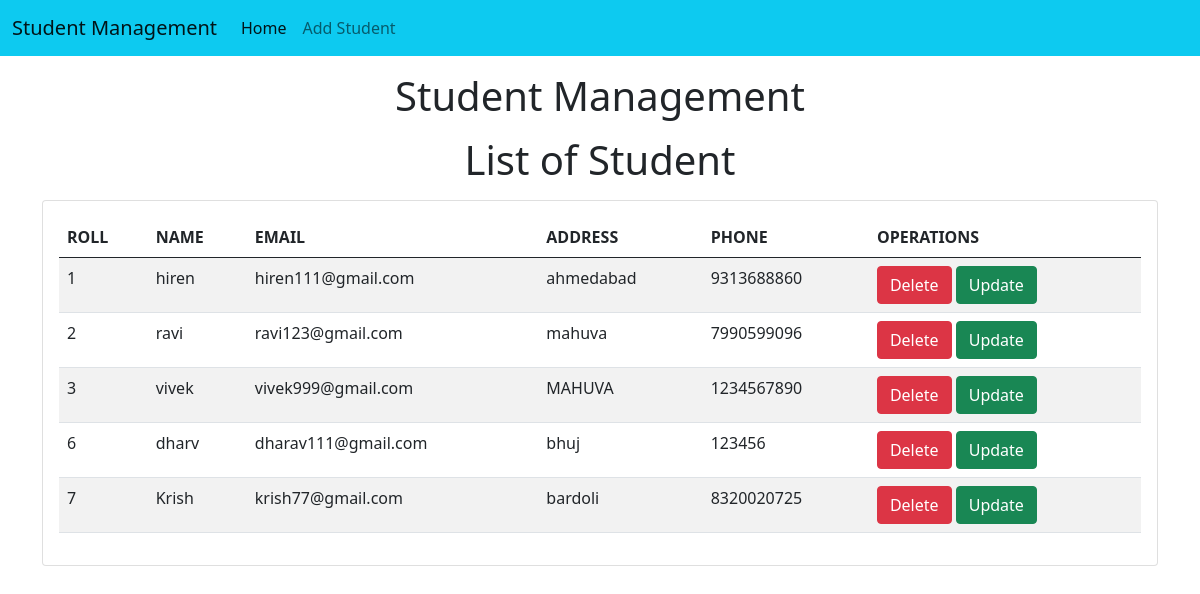
/std/, run on the app's committed database.
### std/models.py (models this page shows)
class Student(models.Model):
    roll=models.CharField(max_length=100)
    name=models.CharField(max_length=50)
    email=models.CharField(max_length=150)
    address=models.CharField(max_length=200)
    phone=models.CharField(max_length=10)

### std/views.py (the view)
# urls.py: path("",home),
def home(request):
    std=Student.objects.all()
    return render(request,"std/home.html", {'std':std})

### templates/std/home.html (shortened to what this page needs)
<!doctype html>
<html lang="en">
  <head>
    <link href="https://cdn.jsdelivr.net/npm/bootstrap@5.0.2/dist/css/bootstrap.min.css" rel="stylesheet">
  </head>
  <body>
    {% include 'std/navbar.html' %}
    <h1 class="text-center my-3">Student Management</h1>
    <h1 class="text-center my-3">List of Student</h1>
    <div class="container">
        <div class="row">
            <div class="col-md-12">
                <div class="card">
                    <div class="card-body">
                        <table class="table table-striped">
                          <thead>
                            <tr>
                              <th>ROLL</th>
                              <th>NAME</th>
                              <th>EMAIL</th>
                              <th>ADDRESS</th>
                              <th>PHONE</th>
                              <th>OPERATIONS</th>
                            </tr>
                          </thead>
                          <tbody>
                            {% for s in std %}
                              <tr>
                                <td>{{s.roll}}</td>
                                <td>{{s.name}}</td>
                                <td>{{s.email}}</td>
                                <td>{{s.address}}</td>
                                <td>{{s.phone}}</td>
                                <td>
                                  <a href="/std/delete-std/{{s.id}}" class="btn btn-danger md-sm">Delete</a>
                                  <a href="/std/update-std/{{s.id}}" class="btn btn-success md-sm">Update</a>
                                </td>
                              </tr>
                            {% endfor %}
                          </tbody>
                        </table>
                    </div>
                </div>
            </div>
        </div>
    </div>
  </body>
</html>

### templates/std/navbar.html (shortened to what this page needs)
<nav class="navbar navbar-expand-lg navbar-light bg-info">
    <div class="container-fluid">
      <a class="navbar-brand" href="/std/home/">Student Management</a>
      <div class="collapse navbar-collapse" id="navbarSupportedContent">
        <ul class="navbar-nav me-auto mb-2 mb-lg-0">
          <li class="nav-item">
            <a class="nav-link active" aria-current="page" href="#">Home</a>
          </li>
          <li class="nav-item">
            <a class="nav-link" href="/std/add-std/">Add Student</a>
          </li>
      </div>
    </div>
  </nav>

### data on the page
Student: roll "1", name "hiren", email "hiren111@gmail.com", address "ahmedabad", phone "9313688860"
Student: roll "2", name "ravi", email "ravi123@gmail.com", address "mahuva", phone "7990599096"
Student: roll "3", name "vivek", email "vivek999@gmail.com", address "MAHUVA", phone "1234567890"
Student: roll "6", name "dharv", email "dharav111@gmail.com", address "bhuj", phone "123456"
Student: roll "7", name "Krish", email "krish77@gmail.com", address "bardoli", phone "8320020725"
